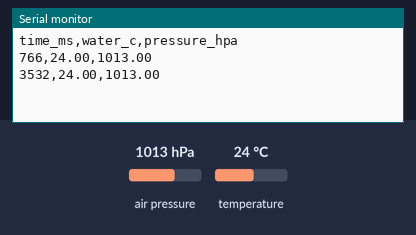
A sketch run on a simulated Arduino Uno, built with avr-gcc and run on an emulated ATmega328P. Shown: the last lines printed to the serial monitor. The inputs (shaded band) are chosen by the test bench; at power-on: air pressure 1013 hPa, temperature 24 °C.

Above: at 4.3 s.
4.4 s: air pressure set to 952 hPa
At 6.8 s:
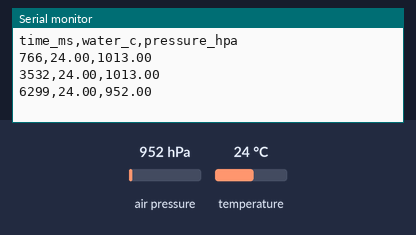
8.1 s: temperature set to 12 °C
At 10.1 s:
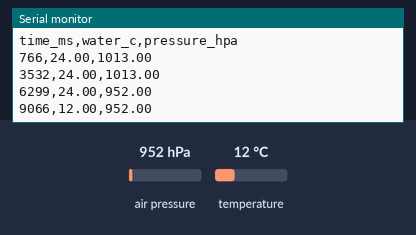
11.8 s: air pressure set to 975 hPa
At 12.2 s:
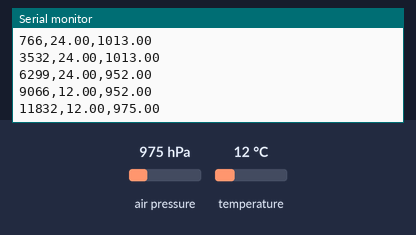
15.5 s: temperature set to 19 °C
At 18.8 s:
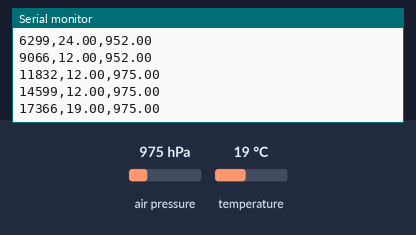
Timing chart, 0 to 20.2 s (numbered marks = the images above; inputs shaded):
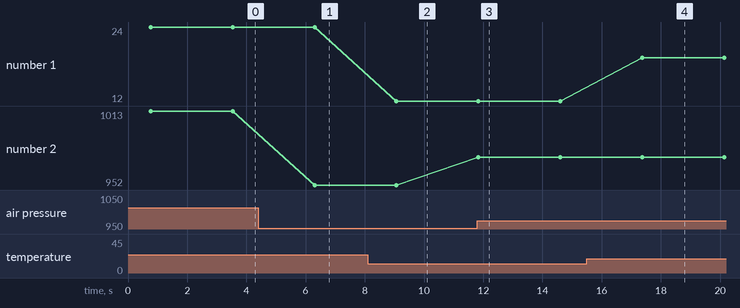

Measured:
- after the input at 4.4 s, the serial monitor: prints a new line after 1.9 s (image 1)
- after the input at 8.1 s, the serial monitor: prints a new line after 0.97 s (image 2)
- after the input at 11.8 s, the serial monitor: prints a new line at once (image 3)
- after the input at 15.5 s, the serial monitor: prints a new line after 1.9 s (image 4)
- plotted number 1: 24 → 12 after the input at 8.1 s, 12 → 19 after the input at 15.5 s
- plotted number 2: 1013 → 952 after the input at 4.4 s, 952 → 975 after the input at 11.8 s

The sketch:

b1-yeast-fermentation.ino
```cpp
#include <Wire.h>
#include <Adafruit_BME280.h>
#include <OneWire.h>
#include <DallasTemperature.h>

// @pin SDA=A4
// @pin SCL=A5
// @pin ONE_WIRE=D4
// @baud 9600

Adafruit_BME280 bme;
OneWire oneWire(4);
DallasTemperature probe(&oneWire);
// 표본 간격입니다. 발효는 분 단위로 진행하므로 촘촘히 잴 필요가 없습니다.
// @tunable samplingIntervalMs
int samplingIntervalMs = 2000;

void setup() {
  Serial.begin(9600);
  Wire.begin();
  if (!bme.begin(0x76)) Serial.println("# BME280_ERROR");
  probe.begin();
  Serial.println("time_ms,water_c,pressure_hpa");
}

void loop() {
  probe.requestTemperatures();
  Serial.print(millis());
  Serial.print(',');
  Serial.print(probe.getTempCByIndex(0), 2);
  Serial.print(',');
  // 기압계는 용기 안 공기의 압력을 잽니다. 효모가 내놓은 이산화탄소가
  // 쌓이면 이 값이 오릅니다.
  Serial.println(bme.readPressure() / 100.0, 2);
  delay(samplingIntervalMs);
}
```
